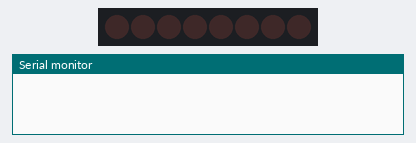
Bench run of a sketch on a simulated Arduino Uno, built with avr-gcc and run on an emulated ATmega328P. On the bench: 8 shift-register outputs drawn as a row of LEDs (first output left, lit = HIGH), the last lines printed to the serial monitor. Wiring (inferred from the names in the program): shift register (74HC595): data pin 12; shift clock pin 9; latch pin 11. Wiring (inferred from the signals the program sends): row of LEDs: on Q0, Q1, Q2, Q3, Q4, Q5, Q6, Q7.

Above: at 0.12 s.
At 0.7 s:
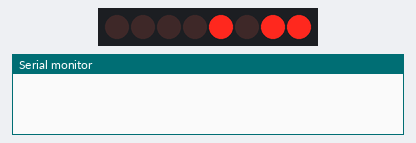
At 3.7 s:
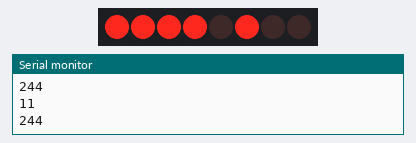
Timing chart, 0 to 4.6 s (numbered marks = the images above):
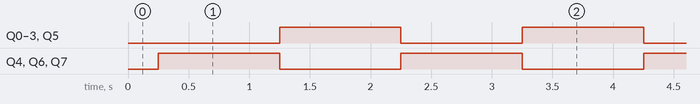

The sketch:

Hexadecimal_binaryLEDs.ino
```cpp
int latchPin = 11;
int clockPin = 9;
int dataPin = 12;
int dt=250;
int dt1=1000;

byte LEDs = 0x0b;


void setup() {
  // put your setup code here, to run once:
  Serial.begin(9600);
  pinMode(latchPin,OUTPUT);
  pinMode(dataPin,OUTPUT);
  pinMode(clockPin,OUTPUT);
}

void loop() {
  // put your main code here, to run repeatedly:

  digitalWrite(latchPin,LOW);
   shiftOut(dataPin,clockPin,LSBFIRST,LEDs);
   delay(dt);
   digitalWrite(latchPin,HIGH);
  delay(dt);

   /*digitalWrite(latchPin,LOW);
   shiftOut(dataPin,clockPin,MSBFIRST,LEDs);
   delay(dt);
   digitalWrite(latchPin,HIGH);*/

 LEDs = (255-LEDs);
  delay(dt);
 Serial.println(LEDs);
 delay(dt);
 }
```

Measured:
- by itself, Q0–7: alternates HIGH for 1.0 s and LOW for 1.0 s
